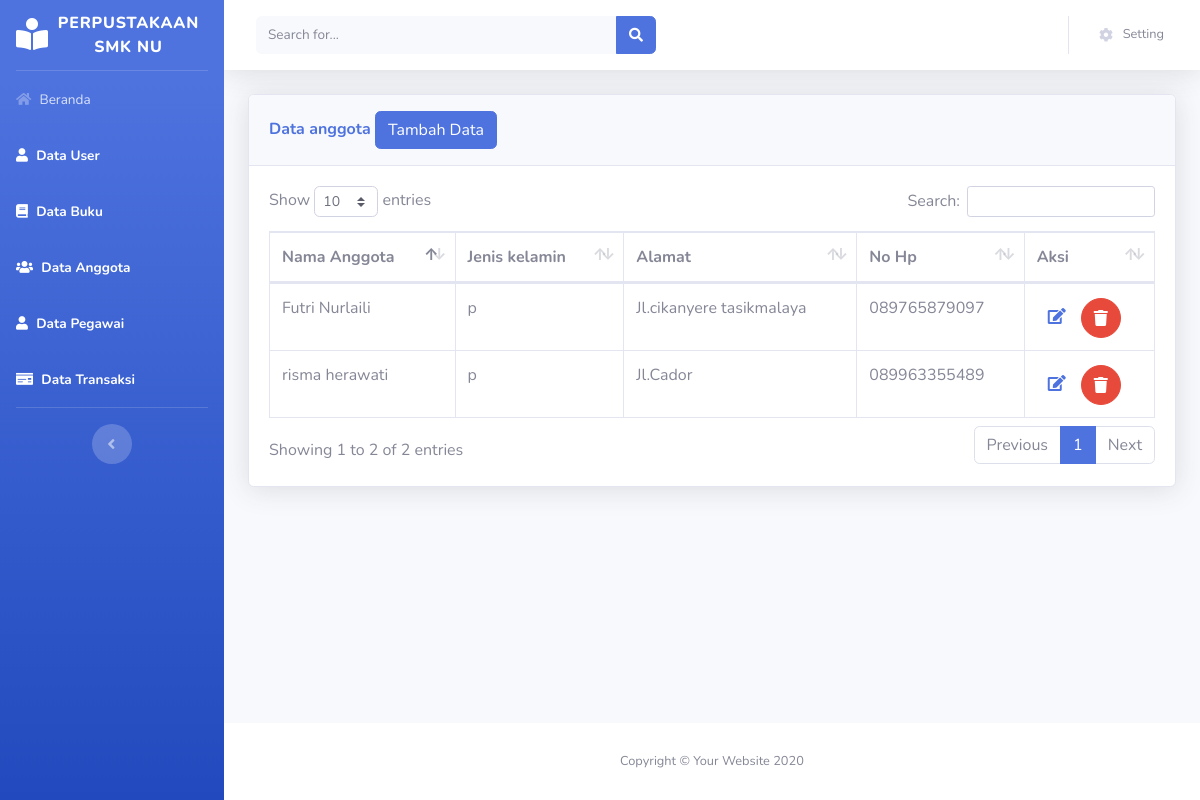
/perpus_pepi/beranda.php?page=anggota, run on the app's committed database.
### tables this page shows
CREATE TABLE `tabel_anggota` (
  `id_anggota` int(5) NOT NULL,
  `nama_anggota` varchar(50) NOT NULL,
  `jenis_kelamin` enum('l','p') NOT NULL,
  `alamat` text NOT NULL,
  `no_hp` varchar(20) NOT NULL
);

### perpus_pepi/views/anggota/anggota.php (the view)
<div class="container-fluid">
    <div class="card shadow mb-4">
        <div class="card-header py-3">
            <h6 class="m-0 font-weight-bold text-primary">Data anggota
            <a href="beranda.php?page=anggota&aksi=add">
                <button class="btn btn-primary">Tambah Data</button>
                </a>
            </h6>
        </div>
        <div class="card-body">
            <div class="table-responsive">
                <table class="table table-bordered" id="dataTable" width="100%" cellspacing="0">
                    <thead>
                        <tr>
                            <th>Nama Anggota</th>
                            <th>Jenis kelamin</th>
                            <th>Alamat</th>
                            <th>No Hp</th>
                            <th>Aksi</th>
                        </tr>
                    </thead>
                    <tbody>
                    <?php
                        $sql = "select * from tabel_anggota";
                        $show = $database->query($sql);
                        foreach($show as $agt):
                    ?>
                        <tr>
                           <td><?php echo $agt['nama_anggota']?></td>
                            <td><?php echo $agt['jenis_kelamin']?></td>
                            <td><?php echo $agt['alamat']?></td>
                            <td><?php echo $agt['no_hp']?></td>
                            <td>
                                <a href="beranda.php?page=anggota&aksi=edit&id=<?php echo $agt['id_anggota']?>"
                                class="btn-btn primary btn-circle">
                                    <i class="fas fa-edit"></i>
                                    </a>
                                <a href="model/anggota/prosesdeleteanggota.php?id=<?php echo $agt['id_anggota']?>"
                                class="btn btn-danger btn-circle">
                                    <i class="fas fa-trash"></i>
                                    </a>
                        </tr>
                        <?php endforeach; ?>
                    </tbody>
                </table>
            </div>
        </div>
    </div>
</div>

### data on the page
tabel_anggota: nama_anggota "Futri Nurlaili", jenis_kelamin "p", alamat "Jl.cikanyere tasikmalaya", no_hp "089765879097"
tabel_anggota: nama_anggota "risma herawati", jenis_kelamin "p", alamat "Jl.Cador", no_hp "089963355489"
